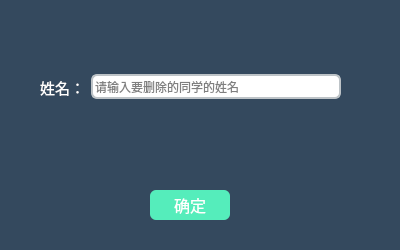
<?xml version="1.0" encoding="UTF-8"?>
<ui version="4.0">
 <class>deleteclassmate</class>
 <widget class="QWidget" name="deleteclassmate">
  <property name="geometry">
   <rect>
    <x>0</x>
    <y>0</y>
    <width>400</width>
    <height>250</height>
   </rect>
  </property>
  <property name="minimumSize">
   <size>
    <width>400</width>
    <height>250</height>
   </size>
  </property>
  <property name="maximumSize">
   <size>
    <width>400</width>
    <height>250</height>
   </size>
  </property>
  <property name="windowTitle">
   <string>删除同学信息</string>
  </property>
  <property name="styleSheet">
   <string notr="true">QPushButton{border-radius:6;color:white;background-color:rgb(85, 237, 187);}
QPushButton:pressed{border-radius:6;color:white;background-color:rgb(191, 240, 224);}
QLineEdit{border:2px solid #bdc3c7;border-radius: 6;}
QWidget#deleteclassmate{background-color: #34495e;}
QLabel{color:white;}</string>
  </property>
  <widget class="QWidget" name="widget" native="true">
   <property name="geometry">
    <rect>
     <x>40</x>
     <y>70</y>
     <width>301</width>
     <height>34</height>
    </rect>
   </property>
   <layout class="QHBoxLayout" name="horizontalLayout">
    <item>
     <widget class="QLabel" name="label">
      <property name="font">
       <font>
        <pointsize>11</pointsize>
       </font>
      </property>
      <property name="text">
       <string>姓名：</string>
      </property>
     </widget>
    </item>
    <item>
     <widget class="QLineEdit" name="classmatenamelineEdit">
      <property name="minimumSize">
       <size>
        <width>250</width>
        <height>25</height>
       </size>
      </property>
      <property name="maximumSize">
       <size>
        <width>250</width>
        <height>25</height>
       </size>
      </property>
      <property name="placeholderText">
       <string>请输入要删除的同学的姓名</string>
      </property>
     </widget>
    </item>
   </layout>
  </widget>
  <widget class="QPushButton" name="surepushButton">
   <property name="geometry">
    <rect>
     <x>150</x>
     <y>190</y>
     <width>80</width>
     <height>30</height>
    </rect>
   </property>
   <property name="minimumSize">
    <size>
     <width>80</width>
     <height>30</height>
    </size>
   </property>
   <property name="maximumSize">
    <size>
     <width>80</width>
     <height>30</height>
    </size>
   </property>
   <property name="font">
    <font>
     <pointsize>12</pointsize>
    </font>
   </property>
   <property name="text">
    <string>确定</string>
   </property>
  </widget>
 </widget>
 <resources/>
 <connections/>
</ui>
